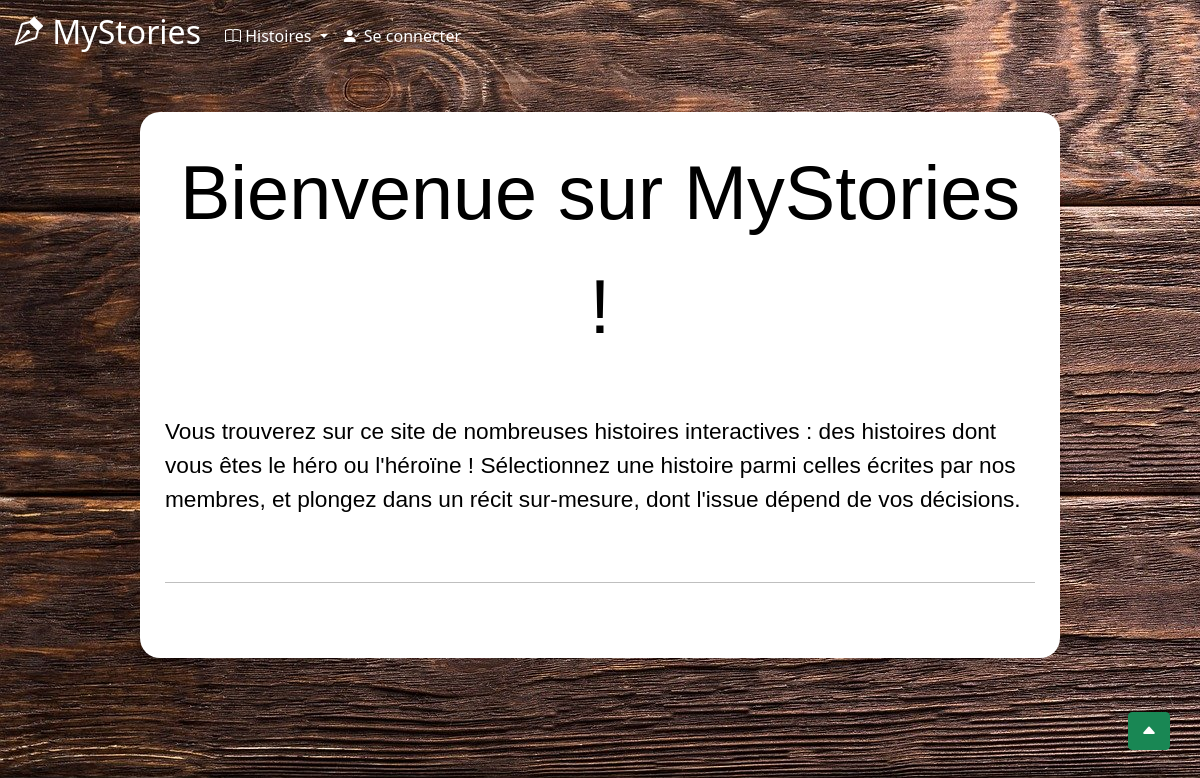
Before: / with the older database file.
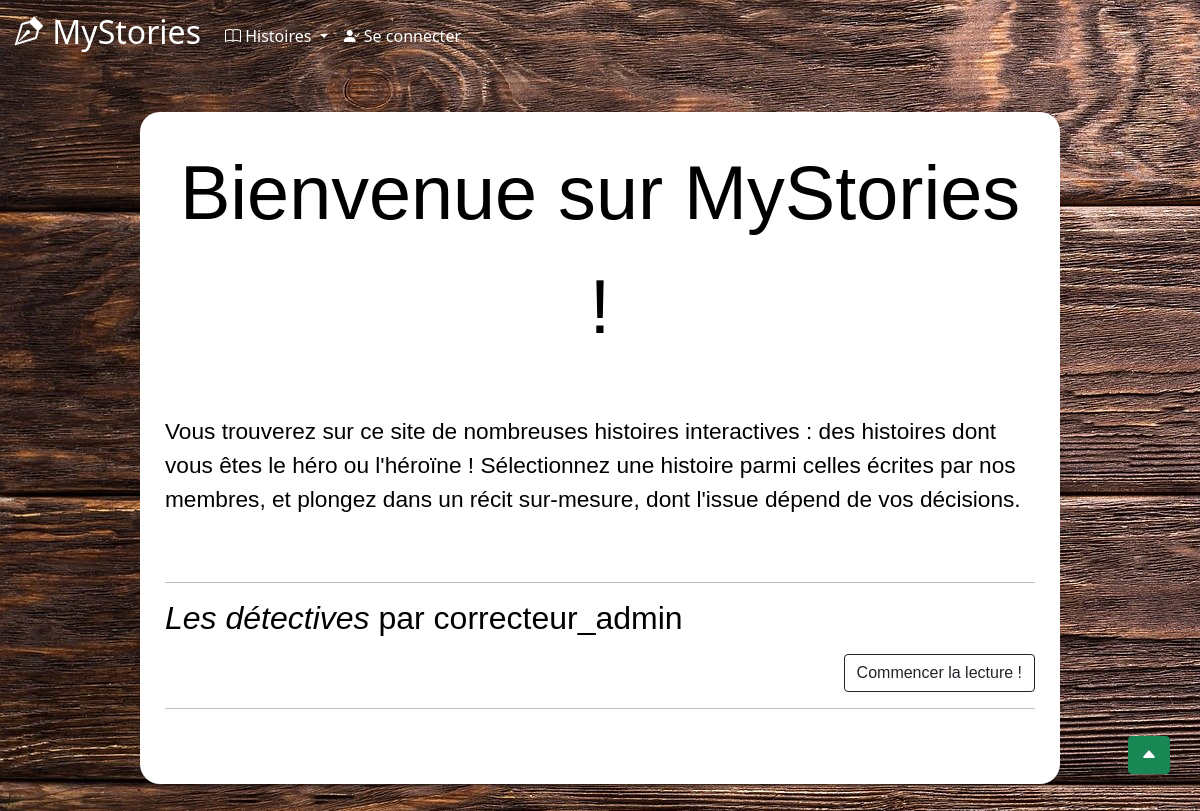
After: the same page with the newer database file.
### tables this page shows
CREATE TABLE `stories` (
  `id_story` int(11) NOT NULL,
  `title` varchar(50) DEFAULT NULL,
  `author` varchar(30) DEFAULT NULL,
  `nbChapters` int(11) DEFAULT NULL,
  `finished` tinyint(1) DEFAULT NULL,
  `date` date DEFAULT NULL,
  `hide` tinyint(1) NOT NULL,
  `summary` mediumtext NOT NULL
);

### Index.php (the view, shortened to what this page needs)
<?php include("includes/header.php") ?>
<?php include("includes/connect.php") ?>
<main>
  <div id="backgroundConnexion">
    <p class="titre"> Bienvenue sur MyStories ! </p>
    <br />
    <p>Vous trouverez sur ce site de nombreuses histoires interactives : des histoires dont vous êtes le héro ou l'héroïne ! Sélectionnez une histoire parmi celles écrites par nos membres, et plongez dans un récit sur-mesure, dont l'issue dépend de vos décisions.</p>
    <br />
    <hr />
    <div>
      <?php
      $requete = "SELECT * FROM stories WHERE hide='0'";
      $resultat = $bdd->query($requete);
      while ($histoire = $resultat->fetch()) {
        $valeur = $histoire["id_story"];
      ?>
        <div>
          <h2><em><?= $histoire['title'] ?></em> par <?= $histoire['author'] ?></h2>
        </div>
        <div id="btn-lecture">
          <?php
          if (isset($_SESSION['login'])) {
            $link = "StorySummary.php?id=$valeur.php";
          } else {
            $link = "NonConnecte.php";
          }
          ?>
          <a class="btn btn-outline-dark" href="<?= $link ?>" role="button">Commencer la lecture !</a>
        </div>
        <hr />
      <?php
      }
      ?>
    </div>
    <br />
    <a class="btn btn-success" id="btnHautPage" href="#top" role="button"> <i class="bi bi-caret-up-fill"></i> </a>
  </div>
</main>
</body>
</html>

### includes/head.php (shortened to what this page needs)
<!doctype html>
<html lang="fr">
<head>
  <link href="https://cdn.jsdelivr.net/npm/bootstrap@5.0.2/dist/css/bootstrap.min.css" rel="stylesheet">
  <link rel="stylesheet" href="https://cdn.jsdelivr.net/npm/bootstrap-icons@1.5.0/font/bootstrap-icons.css">
  <link rel="stylesheet" href="style.css" />
</head>

### includes/header.php (shortened to what this page needs)
<?php include("includes/head.php"); ?>
<body class="accueil">
  <nav class="navbar navbar-expand-lg navbar-dark bg-transparent">
    <div class="container-fluid">
      <a class="navbar-brand" href="Index.php">
        <h2><i class="bi bi-vector-pen"></i> MyStories</h2>
      </a>
      <div class="collapse navbar-collapse" id="navbarSupportedContent">
        <ul class="navbar-nav me-auto mb-2 mb-lg-0">
          <li class="nav-item dropdown">
            <a class="nav-link dropdown-toggle" href="#" id="navbarDropdown" role="button" data-bs-toggle="dropdown" aria-expanded="false">
              <i class="bi bi-book"></i> Histoires
            </a>
          </li>
          <li class="nav-item">
            <?php
            if (isset($_SESSION['login'])) {
            ?>
              <a class="nav-link active" aria-current="page" href="logout.php"><i class="bi bi-person-x-fill"></i> Se déconnecter</a>
            <?php
            } else {
            ?>
              <a class="nav-link active" aria-current="page" href="login.php"><i class="bi bi-person-check-fill"></i> Se connecter</a>
            <?php
            }
            ?>
          </li>
        </ul>
      </div>
    </div>
  </nav>

### style.css (style rules this page uses)
.accueil { background-image: url("images/fondBois.jpg"); }
body { background-color: black; color: white; }
.titre { font-size: 2cm; font-family: 'Trebuchet MS', 'Lucida Sans Unicode', 'Lucida Grande', 'Lucida Sans', Arial, sans-serif; text-align: center; }
main { margin: 20px 10%; color: black; padding: 20px; position: relative; background-size: cover; background-attachment: fixed; width: 80vw; font-size: 0.6cm; font-family: 'Trebuchet MS', 'Lucida Sans Unicode', 'Lucida Grande', 'Lucida Sans', Arial, sans-serif; }
#btn-lecture { display: flex; justify-content: flex-end; }
#navbarDropdown { color: white; }
#backgroundConnexion { position: relative; top: 0; left: 0; min-height: 60vh; background: white; border-radius: 20px; padding: 25px; z-index: 1; }
#btnHautPage { position: fixed; bottom: 50px; right: 30px; }

Changed rows visible on the page:
added stories: title "Les détectives", author "correcteur_admin"
